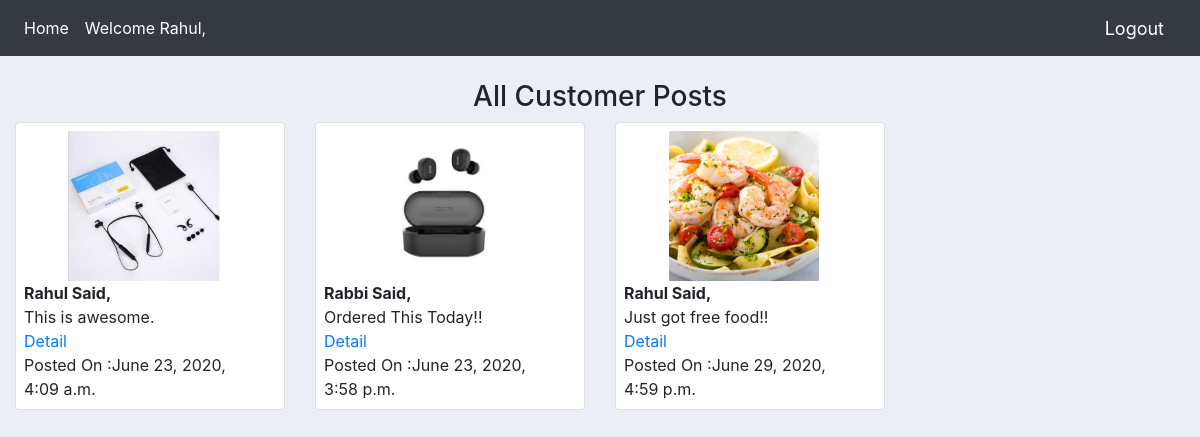
/customer_forum/ (signed in), run on an earlier commit of the app's database.
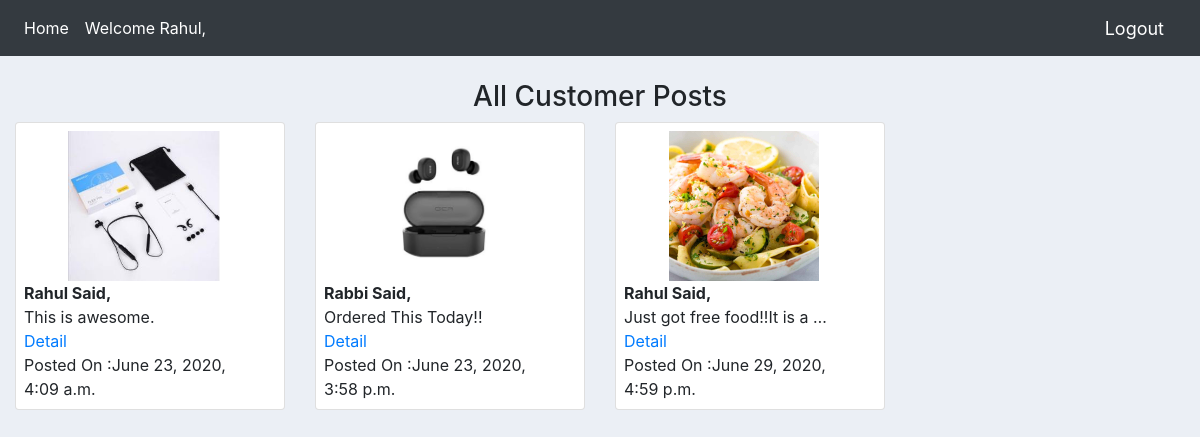
And on a later commit of the database.
### ecmsapp/models.py (models this page shows, shortened)
class Customer_Post(models.Model):
    customer = models.ForeignKey(Customer,null=True,on_delete=models.CASCADE)
    post = models.TextField(max_length=250,null=True)
    date_created = models.DateTimeField(auto_now_add=True)
    post_picutre = models.ImageField(null=True)

class Customer(models.Model):
    user = models.OneToOneField(User,null=True,blank=True,on_delete=models.CASCADE)
    name = models.CharField(max_length=128,null=True)
    phone = models.CharField(max_length=20,null=True)
    email = models.EmailField(max_length=128,null=True)
    profile_pic = models.ImageField(default="profile1.png",null=True,blank=True)
    date_created = models.DateTimeField(auto_now_add=True)

### ecmsapp/views.py (the view)
# urls.py: path('customer_forum/',views.customer_forum,name='customer_forum'),
@login_required(login_url='login')
def customer_forum(request):
    Posts = Customer_Post.objects.all()
    return render(request,'ecmsapp/customer_forum.html',{'Posts':Posts})

### ecmsapp/templates/ecmsapp/customer_forum.html (shortened to what this page needs)
{% extends 'ecmsapp/main.html' %}
{% block content %}
<br>
<h3 class="text-center">All Customer Posts</h3>
<div class="row ">
      {% for Post in Posts %}
      <div class="col-md-3">
        <div class="card card-body  pt-2 pl-2 pb-2">
              <img class="post-pic" src="{{Post.post_picutre.url}}" alt="">
              <b>{{Post.customer.name}} Said,</b>
              {{Post.post|safe|truncatewords:"6"}}
              <a href="{% url 'post_detail' Post.id %}">Detail</a>
              Posted On :{{Post.date_created}}<br>
        </div>
      </div>
      {% endfor %}
</div>
{% endblock %}

What changed in the data, as far as the page shows it:
changed Customer_Post: post "Just got free food!!" → "Just got free food!!It is a …"
